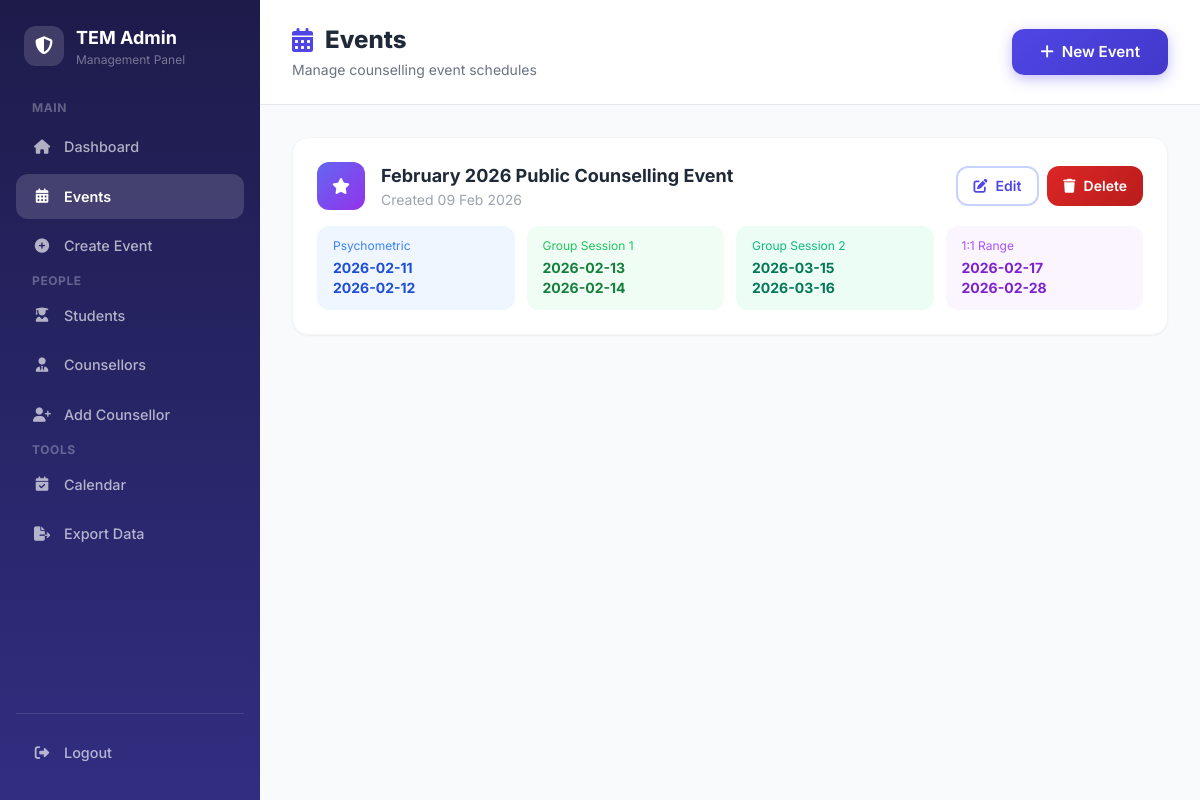
Page /admin/events.php (signed in) on the committed database.
### tables this page shows
CREATE TABLE `schedule_master` (
  `id` int(11) NOT NULL,
  `event_name` varchar(150) DEFAULT NULL,
  `psychometric_date1` date DEFAULT NULL,
  `psychometric_date2` date DEFAULT NULL,
  `block1_session1` varchar(150) DEFAULT NULL,
  `block1_date1` date DEFAULT NULL,
  `block1_session2` varchar(150) DEFAULT NULL,
  `block1_date2` date DEFAULT NULL,
  `block2_session1` varchar(150) DEFAULT NULL,
  `block2_date1` date DEFAULT NULL,
  `block2_session2` varchar(150) DEFAULT NULL,
  `block2_date2` date DEFAULT NULL,
  `counselling_from` date DEFAULT NULL,
  `counselling_to` date DEFAULT NULL,
  `counsellors_name` varchar(120) DEFAULT NULL,
  `created_at` timestamp NOT NULL DEFAULT current_timestamp()
);

### admin/events.php (the view, shortened to what this page needs)
<?php
require '../db.php';
$events = $pdo->query("SELECT * FROM schedule_master ORDER BY id DESC")->fetchAll();
?>
<!DOCTYPE html>
<html lang="en">
<head>
<script src="https://cdn.tailwindcss.com"></script>
<?php include 'sidebar.php'; ?>
</head>
<body class="bg-gray-50 min-h-screen flex">
<div class="flex-1 overflow-y-auto">
  <header class="bg-white border-b px-8 py-6 flex items-center justify-between">
    <div>
      <h1 class="text-2xl font-extrabold text-gray-800 flex items-center gap-3">
        <i class="fas fa-calendar-alt text-indigo-600"></i> Events
      </h1>
      <p class="text-sm text-gray-500 mt-1">Manage counselling event schedules</p>
    </div>
    <a href="create_event.php" class="btn-primary"><i class="fas fa-plus"></i> New Event</a>
  </header>
  <div class="p-8">
    <?php if (!$events): ?>
    <div class="bg-white rounded-2xl p-10 text-center shadow-sm">
      <i class="fas fa-calendar-plus text-gray-300 text-4xl mb-4"></i>
      <p class="text-gray-500">No events created yet.</p>
      <a href="create_event.php" class="btn-primary mt-4"><i class="fas fa-plus"></i> Create Event</a>
    </div>
    <?php else: ?>
    <div class="grid gap-6">
      <?php foreach ($events as $e): ?>
      <div class="bg-white rounded-2xl shadow-sm border border-gray-100 p-6 hover:shadow-md transition animate-fade-in-up">
        <div class="flex flex-col lg:flex-row lg:items-center lg:justify-between gap-4 mb-4">
          <div class="flex items-center gap-4">
            <div class="w-12 h-12 rounded-xl bg-gradient-to-br from-indigo-500 to-purple-600 flex items-center justify-center flex-shrink-0">
              <i class="fas fa-star text-white"></i>
            </div>
            <div>
              <h3 class="text-lg font-bold text-gray-800"><?= htmlspecialchars($e['event_name']) ?></h3>
              <p class="text-sm text-gray-400">Created <?= date('d M Y', strtotime($e['created_at'])) ?></p>
            </div>
          </div>
          <div class="flex gap-2">
            <a href="edit_event.php?id=<?= $e['id'] ?>" class="btn-secondary text-sm px-4 py-2">
              <i class="fas fa-edit"></i> Edit
            </a>
            <a href="delete_event.php?id=<?= $e['id'] ?>" onclick="return confirm('Delete this event?')" class="btn-danger text-sm px-4 py-2">
              <i class="fas fa-trash"></i> Delete
            </a>
          </div>
        </div>
        <div class="grid grid-cols-2 md:grid-cols-4 gap-3">
          <div class="bg-blue-50 rounded-xl px-4 py-3">
            <p class="text-xs text-blue-500 mb-1">Psychometric</p>
            <p class="text-sm font-bold text-blue-700"><?= $e['psychometric_date_1'] ?? $e['psychometric_date1'] ?? '—' ?></p>
            <p class="text-sm font-bold text-blue-700"><?= $e['psychometric_date_2'] ?? $e['psychometric_date2'] ?? '—' ?></p>
          </div>
          <div class="bg-green-50 rounded-xl px-4 py-3">
            <p class="text-xs text-green-500 mb-1">Group Session 1</p>
            <p class="text-sm font-bold text-green-700"><?= $e['session1_slot_1'] ?? $e['block1_date1'] ?? '—' ?></p>
            <p class="text-sm font-bold text-green-700"><?= $e['session1_slot_2'] ?? $e['block1_date2'] ?? '—' ?></p>
          </div>
          <div class="bg-emerald-50 rounded-xl px-4 py-3">
            <p class="text-xs text-emerald-500 mb-1">Group Session 2</p>
            <p class="text-sm font-bold text-emerald-700"><?= $e['session2_slot_1'] ?? $e['block2_date1'] ?? '—' ?></p>
            <p class="text-sm font-bold text-emerald-700"><?= $e['session2_slot_2'] ?? $e['block2_date2'] ?? '—' ?></p>
          </div>
          <div class="bg-purple-50 rounded-xl px-4 py-3">
            <p class="text-xs text-purple-500 mb-1">1:1 Range</p>
            <p class="text-sm font-bold text-purple-700"><?= $e['counselling_from'] ?? '—' ?></p>
            <p class="text-sm font-bold text-purple-700"><?= $e['counselling_to'] ?? '—' ?></p>
          </div>
        </div>
      </div>
      <?php endforeach; ?>
    </div>
    <?php endif; ?>
  </div>
</div>
</body>
</html>

### style.css (style rules this page uses)
:root { --primary-50: #eef2ff; --primary-100: #e0e7ff; --primary-200: #c7d2fe; --primary-300: #a5b4fc; --primary-400: #818cf8; --primary-500: #6366f1; --primary-600: #4f46e5; --primary-700: #4338ca; --primary-800: #3730a3; --primary-900: #312e81; --accent-400: #2dd4bf; --accent-500: #14b8a6; --accent-600: #0d9488; --gray-50: #fafaf9; --gray-100: #f5f5f4; --gray-200: #e7e5e4; --gray-300: #d6d3d1; --gray-400: #a8a29e; --gray-500: #78716c; --gray-600: #57534e; --gray-700: #44403c; --gray-800: #292524; --gray-900: #1c1917; --green-100: #dcfce7; --green-600: #16a34a; --green-700: #15803d; --yellow-100: #fef9c3; --yellow-600: #ca8a04; --red-100: #fee2e2; --red-600: #dc2626; --bg-page: #f0f2f8; --bg-card: rgba(255, 255, 255, 0.85); --border-light: rgba(99, 102, 241, 0.08); --shadow-sm: 0 1px 2px rgba(0,0,0,0.04); --shadow-md: 0 4px 12px rgba(0,0,0,0.06); --shadow-lg: 0 10px 30px rgba(0,0,0,0.08); --shadow-xl: 0 20px 50px rgba(0,0,0,0.10); --shadow-glow: 0 0 30px rgba(99, 102, 241, 0.15); --radius-md: 12px; --radius-lg: 16px; --radius-xl: 20px; --radius-2xl: 24px; --radius-full: 9999px; --ease-out: cubic-bezier(0.16, 1, 0.3, 1); }
*, *::before, *::after { box-sizing: border-box; margin: 0; padding: 0; }
body { font-family: 'Inter', -apple-system, BlinkMacSystemFont, 'Segoe UI', sans-serif; color: var(--gray-800); background: var(--bg-page); line-height: 1.6; -webkit-font-smoothing: antialiased; -moz-osx-font-smoothing: grayscale; }
.btn-primary { display: inline-flex; align-items: center; justify-content: center; gap: 8px; padding: 12px 28px; background: linear-gradient(135deg, var(--primary-600), var(--primary-700)); color: #fff; font-weight: 600; font-size: 0.95rem; border: none; border-radius: var(--radius-md); cursor: pointer; transition: all 0.25s var(--ease-out); text-decoration: none; box-shadow: 0 4px 14px rgba(79, 70, 229, 0.35); }
.btn-secondary { display: inline-flex; align-items: center; justify-content: center; gap: 8px; padding: 12px 28px; background: #fff; color: var(--primary-600); font-weight: 600; font-size: 0.95rem; border: 2px solid var(--primary-200); border-radius: var(--radius-md); cursor: pointer; transition: all 0.25s var(--ease-out); text-decoration: none; }
.btn-danger { display: inline-flex; align-items: center; justify-content: center; gap: 8px; padding: 10px 20px; background: linear-gradient(135deg, #dc2626, #b91c1c); color: #fff; font-weight: 600; font-size: 0.875rem; border: none; border-radius: var(--radius-md); cursor: pointer; transition: all 0.25s var(--ease-out); text-decoration: none; }
.animate-fade-in-up { animation: fadeInUp 0.6s var(--ease-out) both; }
a { text-decoration: none; color: inherit; }

### rows in the picture
schedule_master: event_name "February 2026 Public Counselling Event", created_at "09 Feb 2026", psychometric_date1 "2026-02-11", psychometric_date2 "2026-02-12", block1_date1 "2026-02-13", block1_date2 "2026-02-14", block2_date1 "2026-03-15", block2_date2 "2026-03-16", counselling_from "2026-02-17", counselling_to "2026-02-28"
